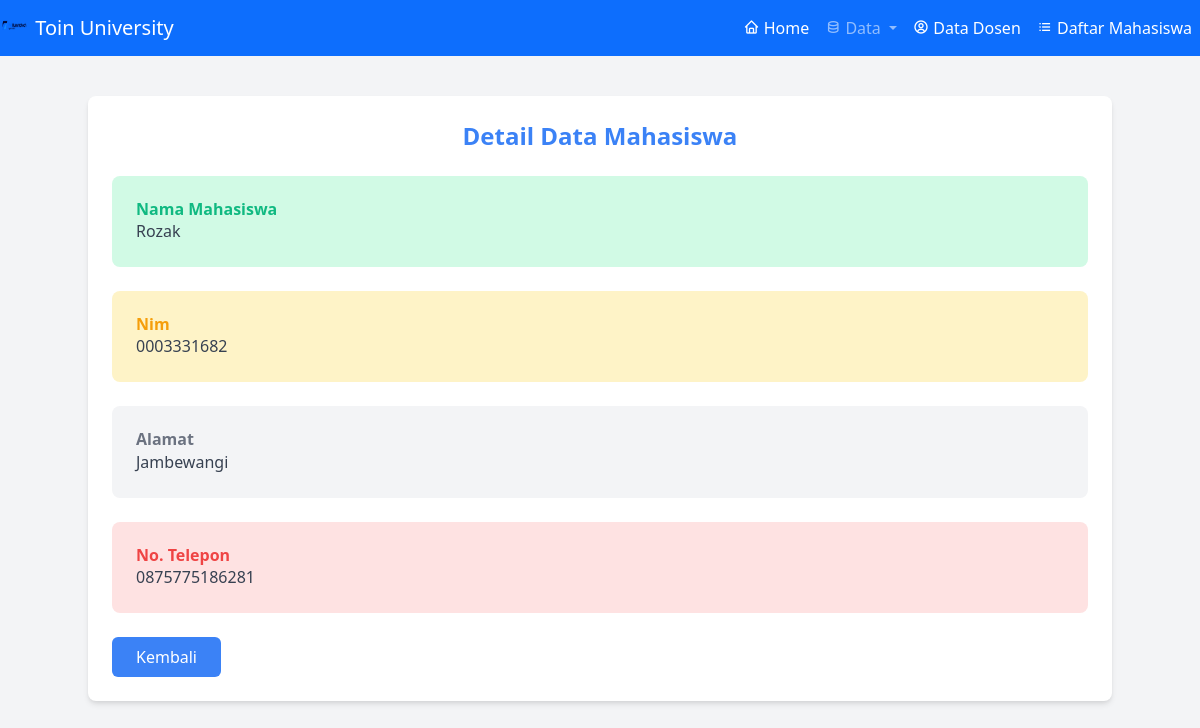
Screenshot of /crud_info_pribadi/eye.php?id=9 with the database file from the repository.
### tables this page shows
CREATE TABLE `info_pribadi` (
  `id` int NOT NULL,
  `nama` varchar(255) NOT NULL,
  `Nim` varchar(20) NOT NULL,
  `alamat` varchar(255) NOT NULL,
  `no_telp` varchar(20) NOT NULL
);

### crud_info_pribadi/eye.php (the view, shortened to what this page needs)
<?php
require_once __DIR__ . '/db.php';
include '../layouts/navbar.php';
?>
<!DOCTYPE html>
<html lang="en">
<head>
    <link href="https://cdn.jsdelivr.net/npm/tailwindcss@2.2.19/dist/tailwind.min.css" rel="stylesheet">
</head>
<body class="bg-gray-100">
    <div class="container mx-auto p-6 mt-10 bg-white rounded-lg shadow-md">
        <?php
        if (isset($_GET['id'])) {
            $id = $_GET['id'];
            $query = mysqli_query($conn, "SELECT * FROM info_pribadi WHERE id = $id");
            if ($query && mysqli_num_rows($query) > 0) {
                $data = mysqli_fetch_assoc($query);
                ?>
                <h1 class="text-2xl font-bold text-blue-500 mb-4 text-center">Detail Data Mahasiswa</h1>
                <div class="grid grid-cols-1 gap-4">
                    <div class="p-4 bg-green-100 rounded-lg">
                        <h2 class="text-green-500 font-bold">Nama Mahasiswa</h2>
                        <p class="text-gray-700"><?= htmlspecialchars($data['nama']) ?></p>
                    </div>
                    <div class="p-4 bg-yellow-100 rounded-lg">
                        <h2 class="text-yellow-500 font-bold">Nim</h2>
                        <p class="text-gray-700"><?= htmlspecialchars($data['Nim']) ?></p>
                    </div>
                    <div class="p-4 bg-gray-100 rounded-lg">
                        <h2 class="text-gray-500 font-bold">Alamat</h2>
                        <p class="text-gray-700"><?= htmlspecialchars($data['alamat']) ?></p>
                    </div>
                    <div class="p-4 bg-red-100 rounded-lg">
                        <h2 class="text-red-500 font-bold">No. Telepon</h2>
                        <p class="text-gray-700"><?= htmlspecialchars($data['no_telp']) ?></p>
                    </div>
                </div>
                <a href="index.php" class="inline-block mt-4 bg-blue-500 text-white py-2 px-4 rounded hover:bg-red-500 transition-colors">Kembali</a>
            <?php } else { ?>
                <p class="text-red-500 font-bold">Data Mahasiswa tidak ditemukan.</p>
            <?php }
        } else { ?>
            <p class="text-red-500 font-bold">ID Mahasiswa tidak valid.</p>
        <?php } ?>
    </div>
</body>
</html>

### rows the page displays
info_pribadi: nama "Rozak", Nim "0003331682", alamat "Jambewangi", no_telp "0875775186281"
